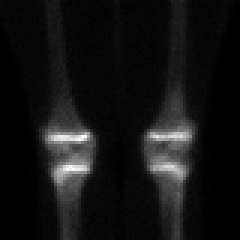
%> input picture test4.tif, 80 x 80 px (shown 3 times larger)
$ octave Image_Reconstruction_Algorithm.m   (GNU Octave 9; MATLAB toolbox functions it lacks are replaced by stand-ins)
%> lines starting %> are read from the running program, lines starting %| are printed output that depends on the picture
%----------------------------------------------------------------------------------------------%
%  Project       : Parallel-beam tomographic image reconstruction algorithm                    %
%  File          : Image_Reconstruction_Algorithm.m                                            %
%  Description   : Image reconstruction using different type of filters for Backprojection     %
%  Author        : Monachopoulos Konstantinos                                                   %
%----------------------------------------------------------------------------------------------%

clc;close all; clear all

% Projection Degrees 1:360
theta=1:360;

%Initialize string Filter
filter_handler=char('None','Ram-Lak','Shepp-Logan','Cosine','Hamming','Hann');

%Read Image and normilize it [0,1]
InitImage=im2double(imread('test4.tif'));
%> InitImage: size 80x80 double; min 0, max 1, mean 0.0772

%Plot Initial Image
imshow(InitImage);
title('Original Image');

%Create Sinogram of original Image
Sinogram = radon(InitImage,theta);
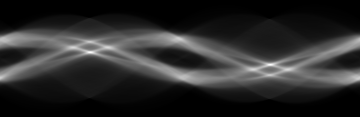
%> Sinogram: size 117x360 double; min 0, max 25.06, mean 4.2; drawn with min black and max white

%Plot the Sinogram of the original Image
figure,imagesc(Sinogram)
colormap(hot); colorbar
title('Sinogram Of Original Image');
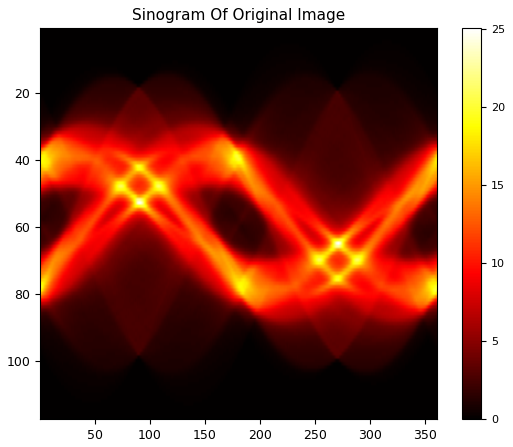
%> figure redrawn from the program's plot data

%Initialize coordinates for line of interest
XCoor=[13,49];
YCoor=[68,49];

% Plot values of line of interest for Original Image
ValOfInterest = improfile(InitImage,XCoor,YCoor);
%> ValOfInterest = 37 values, max 0.349 at index 9, min 0.00392 at index 26, mean 0.125
figure,plot(ValOfInterest);
title('Original Image Line Of Interest');
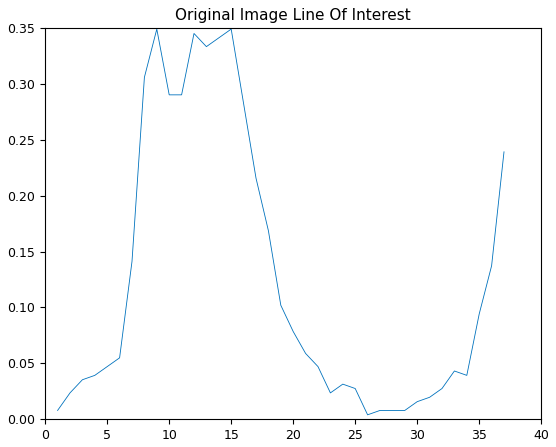
%> figure redrawn from the program's plot data; curve peaks at x = 9, y = 0.349

for string_counter=1:size(filter_handler,1)

% Make Reconstruction Image with Filter
%> (the run ends here)
